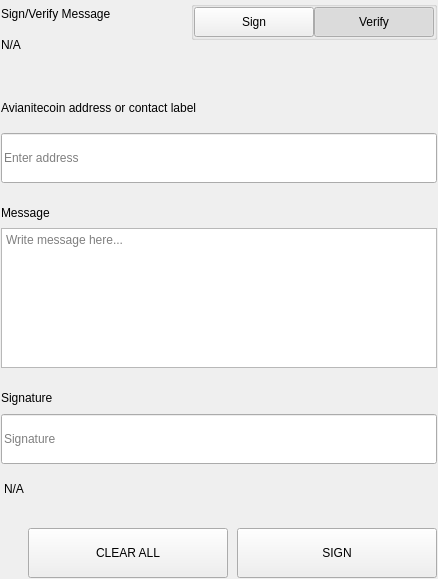
<?xml version="1.0" encoding="UTF-8"?>
<ui version="4.0">
 <class>SettingsSignMessageWidgets</class>
 <widget class="QWidget" name="SettingsSignMessageWidgets">
  <property name="geometry">
   <rect>
    <x>0</x>
    <y>0</y>
    <width>438</width>
    <height>579</height>
   </rect>
  </property>
  <property name="windowTitle">
   <string>Form</string>
  </property>
  <layout class="QVBoxLayout" name="verticalLayout">
   <property name="spacing">
    <number>0</number>
   </property>
   <property name="leftMargin">
    <number>0</number>
   </property>
   <property name="topMargin">
    <number>0</number>
   </property>
   <property name="rightMargin">
    <number>0</number>
   </property>
   <property name="bottomMargin">
    <number>0</number>
   </property>
   <item>
    <widget class="QWidget" name="left" native="true">
     <layout class="QVBoxLayout" name="verticalLayout_3">
      <property name="leftMargin">
       <number>0</number>
      </property>
      <property name="topMargin">
       <number>0</number>
      </property>
      <property name="rightMargin">
       <number>0</number>
      </property>
      <property name="bottomMargin">
       <number>0</number>
      </property>
      <item>
       <widget class="QWidget" name="container_sign" native="true">
        <layout class="QVBoxLayout" name="verticalLayout_2">
         <property name="spacing">
          <number>0</number>
         </property>
         <property name="leftMargin">
          <number>1</number>
         </property>
         <property name="topMargin">
          <number>1</number>
         </property>
         <property name="rightMargin">
          <number>1</number>
         </property>
         <property name="bottomMargin">
          <number>1</number>
         </property>
         <item>
          <layout class="QHBoxLayout" name="horizontalLayout_3" stretch="3,1">
           <property name="spacing">
            <number>40</number>
           </property>
           <item>
            <layout class="QVBoxLayout" name="verticalLayoutTitle">
             <property name="spacing">
              <number>5</number>
             </property>
             <item>
              <widget class="QLabel" name="labelTitle">
               <property name="text">
                <string>Sign/Verify Message</string>
               </property>
              </widget>
             </item>
             <item>
              <widget class="QLabel" name="labelSubtitle1">
               <property name="text">
                <string notr="true">N/A</string>
               </property>
               <property name="wordWrap">
                <bool>true</bool>
               </property>
              </widget>
             </item>
            </layout>
           </item>
           <item alignment="Qt::AlignRight|Qt::AlignTop">
            <widget class="QWidget" name="containerSwitch" native="true">
             <property name="styleSheet">
              <string notr="true">#containerSwitch{
	padding-top:9px;
}</string>
             </property>
             <layout class="QVBoxLayout" name="verticalLayout_6">
              <property name="spacing">
               <number>4</number>
              </property>
              <property name="leftMargin">
               <number>0</number>
              </property>
              <property name="topMargin">
               <number>0</number>
              </property>
              <property name="rightMargin">
               <number>0</number>
              </property>
              <property name="bottomMargin">
               <number>0</number>
              </property>
              <item alignment="Qt::AlignRight">
               <widget class="QGroupBox" name="groupBox">
                <property name="sizePolicy">
                 <sizepolicy hsizetype="Fixed" vsizetype="Preferred">
                  <horstretch>0</horstretch>
                  <verstretch>0</verstretch>
                 </sizepolicy>
                </property>
                <property name="title">
                 <string/>
                </property>
                <property name="alignment">
                 <set>Qt::AlignRight|Qt::AlignTop|Qt::AlignTrailing</set>
                </property>
                <layout class="QHBoxLayout" name="horizontalLayout_4">
                 <property name="spacing">
                  <number>0</number>
                 </property>
                 <property name="leftMargin">
                  <number>0</number>
                 </property>
                 <property name="topMargin">
                  <number>0</number>
                 </property>
                 <property name="rightMargin">
                  <number>0</number>
                 </property>
                 <property name="bottomMargin">
                  <number>0</number>
                 </property>
                 <item>
                  <widget class="QPushButton" name="pushSign">
                   <property name="minimumSize">
                    <size>
                     <width>120</width>
                     <height>30</height>
                    </size>
                   </property>
                   <property name="maximumSize">
                    <size>
                     <width>120</width>
                     <height>30</height>
                    </size>
                   </property>
                   <property name="focusPolicy">
                    <enum>Qt::NoFocus</enum>
                   </property>
                   <property name="text">
                    <string>Sign</string>
                   </property>
                   <property name="checkable">
                    <bool>true</bool>
                   </property>
                   <property name="autoExclusive">
                    <bool>true</bool>
                   </property>
                  </widget>
                 </item>
                 <item>
                  <widget class="QPushButton" name="pushVerify">
                   <property name="minimumSize">
                    <size>
                     <width>120</width>
                     <height>30</height>
                    </size>
                   </property>
                   <property name="maximumSize">
                    <size>
                     <width>120</width>
                     <height>30</height>
                    </size>
                   </property>
                   <property name="focusPolicy">
                    <enum>Qt::NoFocus</enum>
                   </property>
                   <property name="text">
                    <string>Verify</string>
                   </property>
                   <property name="checkable">
                    <bool>true</bool>
                   </property>
                   <property name="checked">
                    <bool>true</bool>
                   </property>
                   <property name="autoExclusive">
                    <bool>true</bool>
                   </property>
                  </widget>
                 </item>
                </layout>
               </widget>
              </item>
              <item alignment="Qt::AlignHCenter|Qt::AlignTop">
               <widget class="QLabel" name="labelSubtitleSwitch">
                <property name="text">
                 <string/>
                </property>
                <property name="alignment">
                 <set>Qt::AlignRight|Qt::AlignTrailing|Qt::AlignVCenter</set>
                </property>
               </widget>
              </item>
             </layout>
            </widget>
           </item>
          </layout>
         </item>
         <item>
          <spacer name="verticalSpacer_2">
           <property name="orientation">
            <enum>Qt::Vertical</enum>
           </property>
           <property name="sizeType">
            <enum>QSizePolicy::Fixed</enum>
           </property>
           <property name="sizeHint" stdset="0">
            <size>
             <width>20</width>
             <height>40</height>
            </size>
           </property>
          </spacer>
         </item>
         <item>
          <widget class="QWidget" name="containerAddress" native="true">
           <property name="sizePolicy">
            <sizepolicy hsizetype="Preferred" vsizetype="Fixed">
             <horstretch>0</horstretch>
             <verstretch>0</verstretch>
            </sizepolicy>
           </property>
           <layout class="QVBoxLayout" name="verticalLayout_5" stretch="0,0">
            <property name="spacing">
             <number>15</number>
            </property>
            <property name="leftMargin">
             <number>0</number>
            </property>
            <property name="topMargin">
             <number>0</number>
            </property>
            <property name="rightMargin">
             <number>0</number>
            </property>
            <property name="bottomMargin">
             <number>0</number>
            </property>
            <item>
             <widget class="QLabel" name="labelSubtitleAddress">
              <property name="minimumSize">
               <size>
                <width>0</width>
                <height>20</height>
               </size>
              </property>
              <property name="maximumSize">
               <size>
                <width>16777215</width>
                <height>20</height>
               </size>
              </property>
              <property name="text">
               <string>Avianitecoin address or contact label</string>
              </property>
             </widget>
            </item>
            <item>
             <widget class="QLineEdit" name="addressIn_SM">
              <property name="minimumSize">
               <size>
                <width>0</width>
                <height>50</height>
               </size>
              </property>
              <property name="maximumSize">
               <size>
                <width>16777215</width>
                <height>50</height>
               </size>
              </property>
              <property name="placeholderText">
               <string>Enter address</string>
              </property>
             </widget>
            </item>
           </layout>
          </widget>
         </item>
         <item>
          <spacer name="verticalSpacer_3">
           <property name="orientation">
            <enum>Qt::Vertical</enum>
           </property>
           <property name="sizeType">
            <enum>QSizePolicy::Fixed</enum>
           </property>
           <property name="sizeHint" stdset="0">
            <size>
             <width>20</width>
             <height>20</height>
            </size>
           </property>
          </spacer>
         </item>
         <item>
          <layout class="QVBoxLayout" name="verticalLayout_9">
           <property name="spacing">
            <number>5</number>
           </property>
           <item>
            <widget class="QLabel" name="labelSubtitleMessage">
             <property name="minimumSize">
              <size>
               <width>0</width>
               <height>20</height>
              </size>
             </property>
             <property name="maximumSize">
              <size>
               <width>16777215</width>
               <height>20</height>
              </size>
             </property>
             <property name="text">
              <string>Message</string>
             </property>
            </widget>
           </item>
           <item>
            <widget class="QPlainTextEdit" name="messageIn_SM">
             <property name="minimumSize">
              <size>
               <width>0</width>
               <height>140</height>
              </size>
             </property>
             <property name="maximumSize">
              <size>
               <width>16777215</width>
               <height>140</height>
              </size>
             </property>
             <property name="placeholderText">
              <string>Write message here...</string>
             </property>
            </widget>
           </item>
          </layout>
         </item>
         <item>
          <spacer name="verticalSpacer_4">
           <property name="orientation">
            <enum>Qt::Vertical</enum>
           </property>
           <property name="sizeType">
            <enum>QSizePolicy::Fixed</enum>
           </property>
           <property name="sizeHint" stdset="0">
            <size>
             <width>20</width>
             <height>20</height>
            </size>
           </property>
          </spacer>
         </item>
         <item>
          <widget class="QWidget" name="widget" native="true">
           <property name="minimumSize">
            <size>
             <width>0</width>
             <height>75</height>
            </size>
           </property>
           <property name="maximumSize">
            <size>
             <width>16777215</width>
             <height>16777215</height>
            </size>
           </property>
           <layout class="QVBoxLayout" name="verticalLayout_4">
            <property name="leftMargin">
             <number>0</number>
            </property>
            <property name="topMargin">
             <number>0</number>
            </property>
            <property name="rightMargin">
             <number>0</number>
            </property>
            <property name="bottomMargin">
             <number>0</number>
            </property>
            <item>
             <widget class="QLabel" name="labelSubtitleSignature">
              <property name="minimumSize">
               <size>
                <width>0</width>
                <height>20</height>
               </size>
              </property>
              <property name="maximumSize">
               <size>
                <width>16777215</width>
                <height>20</height>
               </size>
              </property>
              <property name="text">
               <string>Signature</string>
              </property>
             </widget>
            </item>
            <item>
             <widget class="QLineEdit" name="signatureOut_SM">
              <property name="minimumSize">
               <size>
                <width>0</width>
                <height>50</height>
               </size>
              </property>
              <property name="placeholderText">
               <string>Signature</string>
              </property>
             </widget>
            </item>
           </layout>
          </widget>
         </item>
         <item>
          <widget class="QLabel" name="statusLabel_SM">
           <property name="styleSheet">
            <string notr="true">padding-top:5px;</string>
           </property>
           <property name="text">
            <string notr="true">N/A</string>
           </property>
          </widget>
         </item>
         <item>
          <spacer name="verticalSpacer">
           <property name="orientation">
            <enum>Qt::Vertical</enum>
           </property>
           <property name="sizeType">
            <enum>QSizePolicy::Fixed</enum>
           </property>
           <property name="sizeHint" stdset="0">
            <size>
             <width>20</width>
             <height>20</height>
            </size>
           </property>
          </spacer>
         </item>
         <item>
          <layout class="QHBoxLayout" name="horizontalLayout_7">
           <property name="spacing">
            <number>9</number>
           </property>
           <item>
            <spacer name="horizontalSpacer_5">
             <property name="orientation">
              <enum>Qt::Horizontal</enum>
             </property>
             <property name="sizeType">
              <enum>QSizePolicy::Expanding</enum>
             </property>
             <property name="sizeHint" stdset="0">
              <size>
               <width>40</width>
               <height>20</height>
              </size>
             </property>
            </spacer>
           </item>
           <item>
            <widget class="QPushButton" name="pushButtonClear">
             <property name="minimumSize">
              <size>
               <width>200</width>
               <height>50</height>
              </size>
             </property>
             <property name="focusPolicy">
              <enum>Qt::NoFocus</enum>
             </property>
             <property name="text">
              <string>CLEAR ALL</string>
             </property>
            </widget>
           </item>
           <item>
            <widget class="QPushButton" name="pushButtonSave">
             <property name="minimumSize">
              <size>
               <width>200</width>
               <height>50</height>
              </size>
             </property>
             <property name="maximumSize">
              <size>
               <width>200</width>
               <height>50</height>
              </size>
             </property>
             <property name="focusPolicy">
              <enum>Qt::NoFocus</enum>
             </property>
             <property name="text">
              <string>SIGN</string>
             </property>
            </widget>
           </item>
          </layout>
         </item>
        </layout>
       </widget>
      </item>
     </layout>
    </widget>
   </item>
  </layout>
 </widget>
 <resources/>
 <connections/>
</ui>
